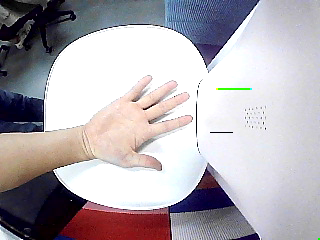
#> input picture blazepalmProject/RKNNDevelopmentBoardProgram/RKNNlite_Frame/single_image_detection/fastdds_test.png, 320 x 240 px
$ python blazepalm.py
#> lines starting #> are read from the running program, lines starting #| are printed output that depends on the picture
#> in imread, img is the input picture: shape (240, 320, 3); mean B, G, R 177, 170.9, 176.7
### blazepalmProject/RKNNDevelopmentBoardProgram/blazepalm_utils.py
import cv2
import numpy as np
from scipy.special import expit

num_coords = 18
min_score_thresh = 0.75
min_suppression_threshold = 0.3
num_keypoints = 7


def resize_pad(img, resolution):
    """ resize and pad images to be input to the detectors

    The face and palm detector networks take 256x256 and 128x128 images
    as input. As such the input image is padded and resized to fit the
    size while maintaing the aspect ratio.

    Returns:
        img1: 256x256
        img2: 128x128
        scale: scale factor between original image and 256x256 image
        pad: pixels of padding in the original image
    """
#> called with resolution = 192

    size0 = img.shape
#> size0 = (240, 320, 3)
    if size0[0] >= size0[1]:
        h1 = resolution
        w1 = resolution * size0[1] // size0[0]
        padh = 0
        padw = resolution - w1
        scale = size0[1] / w1
    else:
        h1 = resolution * size0[0] // size0[1]
#> h1 = 144
        w1 = resolution
        padh = resolution - h1
#> padh = 48
        padw = 0
        scale = size0[0] / h1
#> scale = 1.67
    padh1 = padh//2
#> padh1 = 24
    padh2 = padh//2 + padh % 2
#> padh2 = 24
    padw1 = padw//2
    padw2 = padw//2 + padw % 2
    img1 = cv2.resize(img, (w1, h1))
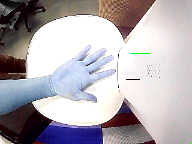
#> img1: shape (144, 192, 3); mean of channels 0, 1, 2 176.7, 170.8, 176.9; drawn as B, G, R
    img1 = np.pad(img1, ((padh1, padh2), (padw1, padw2), (0, 0)), mode='constant')
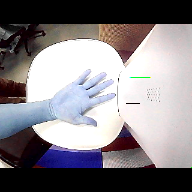
#> img1: shape (192, 192, 3); mean of channels 0, 1, 2 132.5, 128.1, 132.7; drawn as B, G, R
    pad = (int(padh1 * scale), int(padw1 * scale))
#> pad = (40, 0)
    img2 = cv2.resize(img1, (resolution, resolution))
    return img1, img2, scale, pad


# [125 lines left out: functions decode_boxes, raw_output_to_detections, intersect, jaccard, not called in this run]


def overlap_similarity(box, other_boxes):
    """Computes the IOU between a bounding box and set of other boxes."""
    return jaccard(np.expand_dims(box, axis=0), other_boxes).squeeze(0)


# [109 lines left out: functions weighted_non_max_suppression, denormalize_detections, postprocess, not called in this run]

### blazepalmProject/RKNNDevelopmentBoardProgram/RKNNlite_Frame/single_image_detection/blazepalm.py
import cv2
import numpy as np
import sys
import os
#from rknn.api import RKNN
from rknnlite.api import RKNNLite

import blazepalm_utils as but

# ======================
# 基本配置
# ======================
# IMAGE_PATH = 'thumbs_up.jpg'
IMAGE_PATH = "fastdds_test.png"
SAVE_IMAGE_PATH = 'output.png'

RKNN_MODEL = 'palm_detection_full.rknn'  # 使用 .rknn 模型

IMAGE_HEIGHT = 192
IMAGE_WIDTH = 192
ANCHOR_PATH = 'anchors_192.npy'
CHANNEL_FIRST = False


def imread(filename, flags=cv2.IMREAD_COLOR):
    if not os.path.isfile(filename):
        sys.exit(f"❌ 文件不存在: {filename}")
    data = np.fromfile(filename, np.int8)
    img = cv2.imdecode(data, flags)
    return img

def get_savepath(arg_path, src_path, prefix='', post_fix='_res', ext=None):
    if '.' in arg_path:
        arg_base, arg_ext = os.path.splitext(arg_path)
        new_ext = arg_ext if ext is None else ext
        new_path = arg_base + new_ext
    else:
        src_base, src_ext = os.path.splitext(os.path.basename(src_path))
        new_ext = src_ext if ext is None else ext
        new_path = os.path.join(arg_path, prefix + src_base + post_fix + new_ext)
    dirname = os.path.dirname(new_path)
    if dirname != "":
        os.makedirs(dirname, exist_ok=True)
    return new_path

def display_result(img, detections, with_keypoints=True):
    if detections.ndim == 1:
        detections = np.expand_dims(detections, axis=0)

    n_keypoints = detections.shape[1] // 2 - 2
    for i in range(detections.shape[0]):
        ymin, xmin, ymax, xmax = detections[i, :4].astype(int)
        img = cv2.rectangle(img, (xmin, ymin), (xmax, ymax), (255, 0, 0), 1)
        if with_keypoints:
            for k in range(n_keypoints):
                kp_x = int(detections[i, 4 + k*2])
                kp_y = int(detections[i, 4 + k*2 + 1])
                cv2.circle(img, (kp_x, kp_y), 2, (0, 0, 255), thickness=2)
    return img

# ======================
# 主推理函数
# ======================
def recognize_from_image():
    # 加载图片
    src_img = imread(IMAGE_PATH)
    img256, _, scale, pad = but.resize_pad(src_img[:, :, ::-1], IMAGE_WIDTH)
#> scale = 1.67; pad = (40, 0)
    input_data = img256.astype('float32') / 255.
    input_data = np.expand_dims(np.moveaxis(input_data, -1, 0), 0)
    if not CHANNEL_FIRST:
        input_data = input_data.transpose((0, 2, 3, 1))

    # ======================
    # 直接加载 RKNN 模型
    # ======================
    # rknn = RKNN()
    rknn_lite = RKNNLite()

    # 设置目标平台为模拟器
    # rknn.config(target_platform='rk3588', mean_values=[[0, 0, 0]], std_values=[[1, 1, 1]])

    print(f'加载 RKNN 模型: {RKNN_MODEL}')
    # ret = rknn.load_rknn(RKNN_MODEL)
    ret = rknn_lite.load_rknn(RKNN_MODEL)
    if ret != 0:
        print('❌ 加载 RKNN 模型失败！')
        exit(ret)

    # 初始化 RKNN runtime
    print('--> 初始化 RKNN runtime...')
    # ret = rknn.init_runtime(target='rk3588')
    ret = rknn_lite.init_runtime(core_mask=RKNNLite.NPU_CORE_0)
    if ret != 0:
        print('❌ 初始化 RKNN runtime 失败！')
        exit(ret)

    # ======================
    # 模型推理
    # ======================
    print("🚀 开始推理...")
    # outputs = rknn.inference(inputs=[input_data])
    outputs = rknn_lite.inference(inputs=[input_data])

    print(f"📤 获得 {len(outputs)} 个输出张量：")
    for i, out in enumerate(outputs):
        print(f"Output[{i}] shape: {out.shape}")
    preds = outputs

    normalized_detections = but.postprocess(preds, anchor_path=ANCHOR_PATH, resolution=IMAGE_WIDTH)[0]
    detections = but.denormalize_detections(normalized_detections, scale, pad, resolution=IMAGE_WIDTH)

    # ======================
    # 显示与保存结果
    # ======================
    result_img = display_result(src_img, detections)
    savepath = get_savepath(SAVE_IMAGE_PATH, "/")
    cv2.imwrite(savepath, result_img)
    print(f'💾 结果已保存至: {savepath}')

    # rknn.release()
    rknn_lite.release()

def main():
    recognize_from_image()
#> (the call stopped at in recognize_from_image, `rknn_lite = RKNNLite()`: rknnlite is not available in this run)

if __name__ == '__main__':
    main()

$ run again, with blazepalmProject/RKNNDevelopmentBoardProgram/RKNNlite_Frame/single_image_detection/thumbs_up.jpg saved as blazepalmProject/RKNNDevelopmentBoardProgram/RKNNlite_Frame/single_image_detection/fastdds_test.png
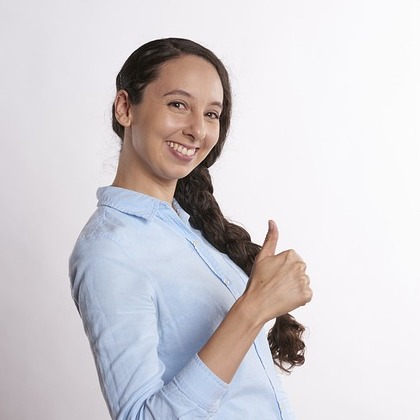
#> input picture blazepalmProject/RKNNDevelopmentBoardProgram/RKNNlite_Frame/single_image_detection/thumbs_up.jpg, 420 x 420 px
#> in imread, img is the input picture: shape (420, 420, 3); mean B, G, R 210.5, 206.7, 210.5
#> in resize_pad, `img1 = cv2.resize(img, (w1, h1))`:
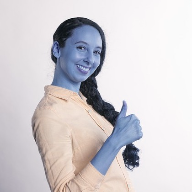
#> img1: shape (192, 192, 3); mean of channels 0, 1, 2 210.4, 206.6, 210.4; drawn as B, G, R
#> in recognize_from_image, `img256, _, scale, pad = but.resize_pad(src_img[:, :, ::-1], IMAGE_WIDTH)`: scale = 2.19; pad = (0, 0)
